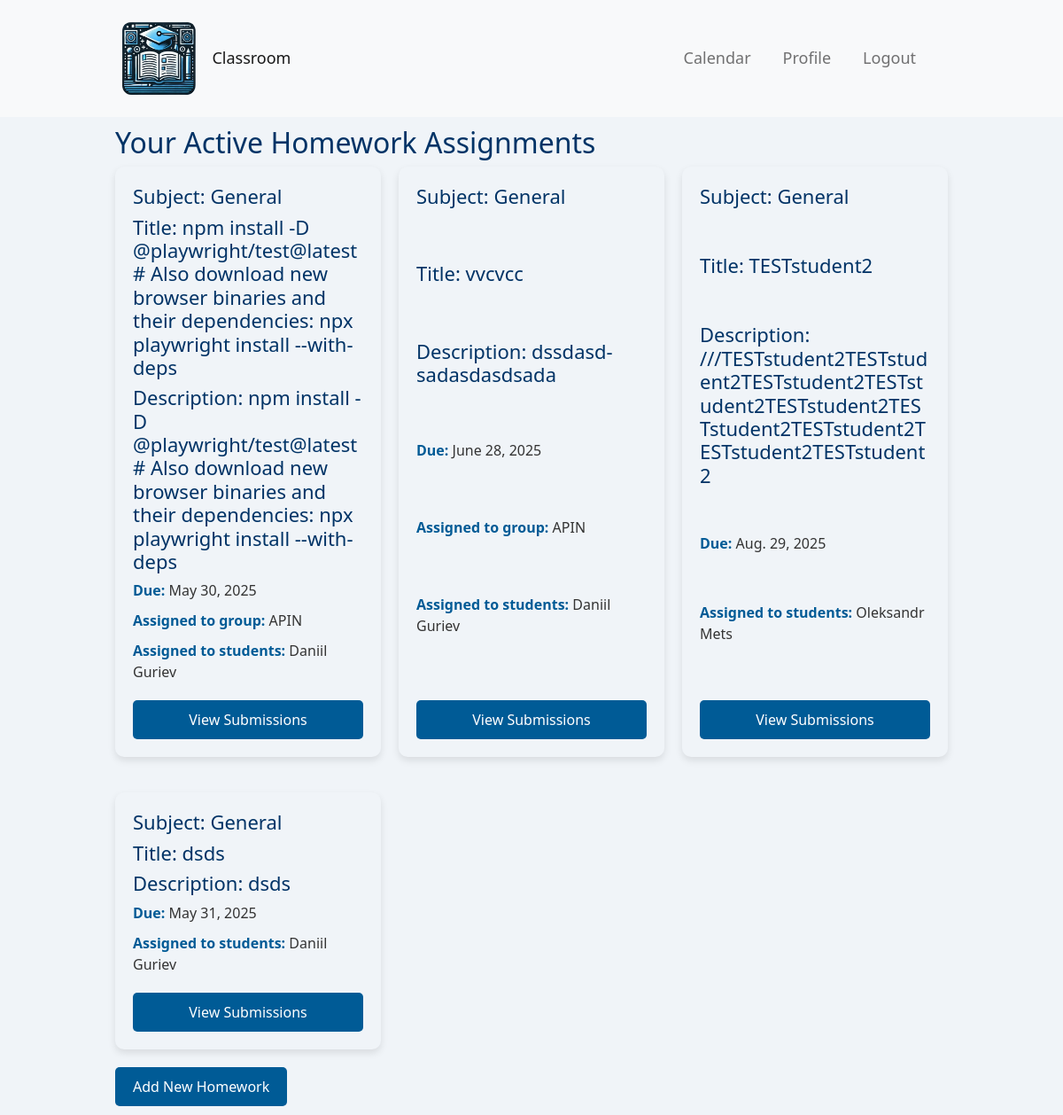
Page /teacher/dashboard/ (signed in) on the earlier database version.
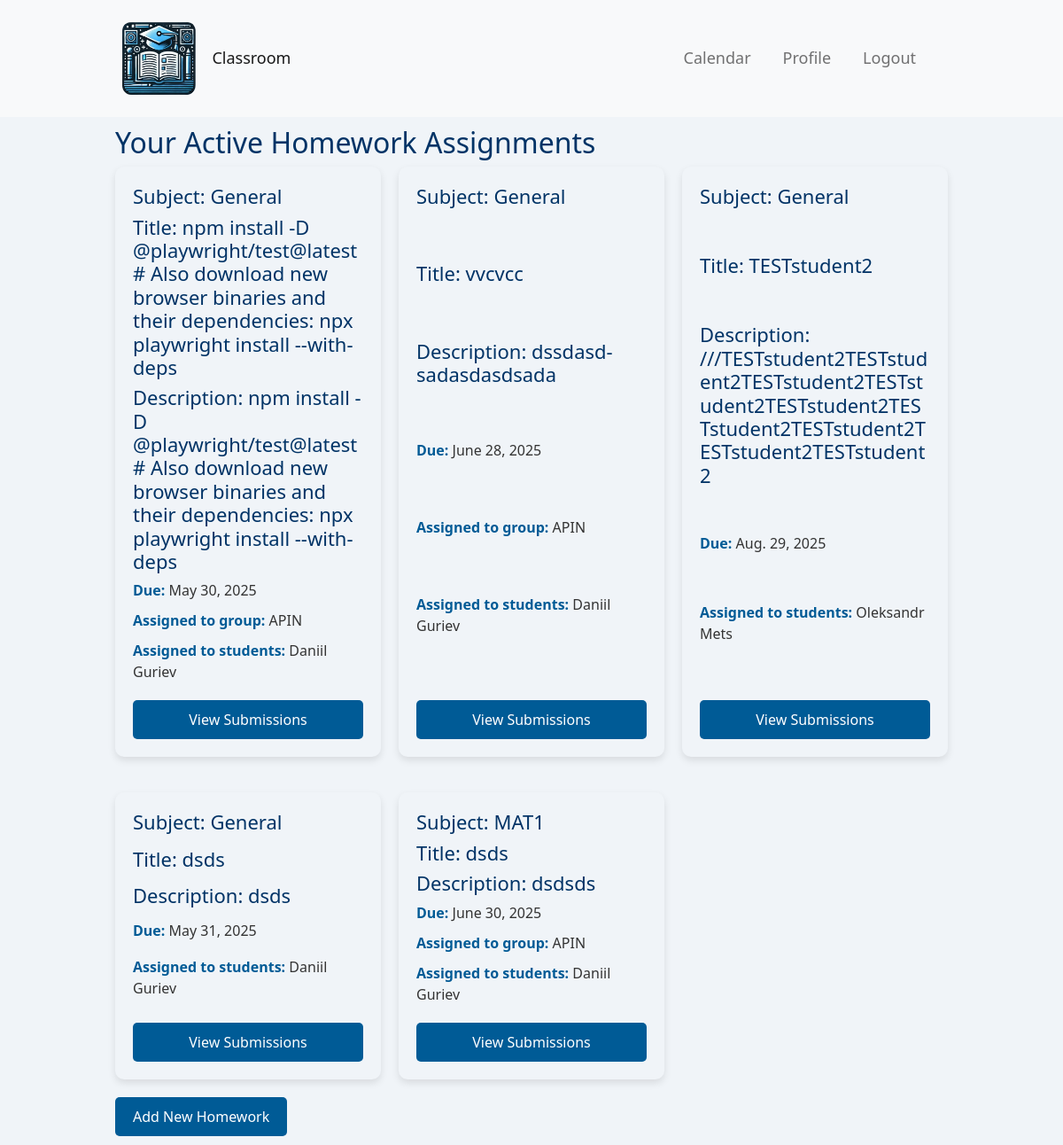
Same page on the later database version.
### polls/models.py (models this page shows, shortened)
class Homework(models.Model):
    subject = models.ForeignKey(Subject, on_delete=models.CASCADE, default=get_default_subject)
    title = models.CharField(max_length=200)
    description = models.TextField()
    assigned_date = models.DateField(default=timezone.now)
    due_date = models.DateField()
    file = models.FileField(upload_to='homework_files/', null=True, blank=True)
    teacher = models.ForeignKey(settings.AUTH_USER_MODEL, on_delete=models.CASCADE, related_name='homeworks')
    students = models.ManyToManyField(settings.AUTH_USER_MODEL, related_name='homework_assigned', blank=True)
    group = models.ForeignKey(Group, on_delete=models.SET_NULL, null=True, blank=True, related_name="homeworks")

class Subject(models.Model):
    name = models.CharField(max_length=100)
    def __str__(self):
        return self.name

class Group(models.Model):
    name = models.CharField(max_length=200)
    description = models.TextField(null=True, blank=True)

class CustomUser(AbstractUser):
    is_student = models.BooleanField(default=False)
    is_teacher = models.BooleanField(default=False)
    age = models.IntegerField(null=True, blank=True)  # Add age field here
    profile_picture = models.ImageField(upload_to='profile_pictures/', null=True, blank=True)
    bio = models.TextField(null=True, blank=True)
    group = models.ForeignKey(Group, on_delete=models.SET_NULL, null=True, blank=True, related_name="members")

### polls/views.py (the view)
# urls.py: path('teacher/dashboard/', polls.views.teacher_dashboard, name='teacher_dashboard'),
@login_required
def teacher_dashboard(request):
    if not request.user.is_teacher:
        return redirect('student_dashboard')
    homeworks = Homework.objects.filter(teacher=request.user)
    context = {
        'homeworks': homeworks,
    }
    return render(request, 'teacher_dashboard.html', context)

### templates/teacher_dashboard.html
{% extends 'base.html' %}
{% block content %}
<h2>Your Active Homework Assignments</h2>
<div class="assignment-list">
    {% for homework in homeworks %}
    <div class="assignment-block">
        <h3>Subject: {{ homework.subject }}</h3>
        <h3>Title: {{ homework.title }}</h3>
        <h3>Description: {{ homework.description|truncatewords:20 }}</h3>
        <p><strong>Due:</strong> {{ homework.due_date }}</p>
        {% if homework.group %}
            <p><strong>Assigned to group:</strong> {{ homework.group.name }}</p>
        {% endif %}
        {% if homework.students.all %}
            <p><strong>Assigned to students:</strong>
                {% for student in homework.students.all %}
                    {{ student.get_full_name }}{% if not forloop.last %}, {% endif %}
                {% endfor %}
            </p>
        {% endif %}
        <a href="{% url 'view_submissions' homework.id %}" class="btn btn-primary">View Submissions</a>
    </div>
    {% endfor %}
</div>
<a href="{% url 'add_homework' %}" class="btn btn-success">Add New Homework</a>
{% endblock %}

Differences in the rows shown:
added Homework: subject "MAT1", title "dsds", description "dsdsds", due_date "June 30, 2025", group.name "APIN", CustomUser (get_full_name "Daniil Guriev")
